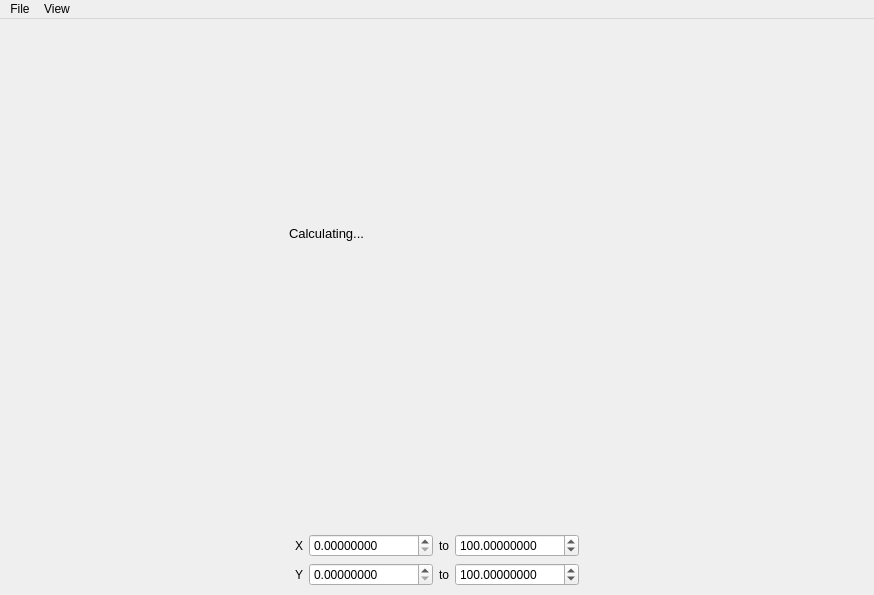
<?xml version="1.0" encoding="UTF-8"?>
<ui version="4.0">
 <class>MainWindow</class>
 <widget class="QMainWindow" name="MainWindow">
  <property name="geometry">
   <rect>
    <x>0</x>
    <y>0</y>
    <width>874</width>
    <height>595</height>
   </rect>
  </property>
  <property name="windowTitle">
   <string>MainWindow</string>
  </property>
  <widget class="QWidget" name="centralwidget">
   <layout class="QVBoxLayout" name="verticalLayout">
    <item>
     <widget class="QWidget" name="graph_container" native="true">
      <property name="sizePolicy">
       <sizepolicy hsizetype="MinimumExpanding" vsizetype="MinimumExpanding">
        <horstretch>0</horstretch>
        <verstretch>0</verstretch>
       </sizepolicy>
      </property>
      <widget class="QLabel" name="loading_label">
       <property name="geometry">
        <rect>
         <x>280</x>
         <y>180</y>
         <width>221</width>
         <height>51</height>
        </rect>
       </property>
       <property name="font">
        <font>
         <pointsize>10</pointsize>
        </font>
       </property>
       <property name="text">
        <string>Calculating...</string>
       </property>
       <property name="textFormat">
        <enum>Qt::PlainText</enum>
       </property>
       <property name="wordWrap">
        <bool>true</bool>
       </property>
      </widget>
     </widget>
    </item>
    <item>
     <layout class="QVBoxLayout" name="verticalLayout_3">
      <property name="sizeConstraint">
       <enum>QLayout::SetNoConstraint</enum>
      </property>
      <item>
       <layout class="QHBoxLayout" name="horizontalLayout">
        <property name="sizeConstraint">
         <enum>QLayout::SetNoConstraint</enum>
        </property>
        <item>
         <spacer name="horizontalSpacer_5">
          <property name="orientation">
           <enum>Qt::Horizontal</enum>
          </property>
          <property name="sizeType">
           <enum>QSizePolicy::MinimumExpanding</enum>
          </property>
          <property name="sizeHint" stdset="0">
           <size>
            <width>10</width>
            <height>20</height>
           </size>
          </property>
         </spacer>
        </item>
        <item>
         <widget class="QLabel" name="x_lbl">
          <property name="font">
           <font>
            <pointsize>9</pointsize>
           </font>
          </property>
          <property name="text">
           <string>X</string>
          </property>
          <property name="alignment">
           <set>Qt::AlignRight|Qt::AlignTrailing|Qt::AlignVCenter</set>
          </property>
         </widget>
        </item>
        <item>
         <widget class="QDoubleSpinBox" name="xmin">
          <property name="sizePolicy">
           <sizepolicy hsizetype="Fixed" vsizetype="Fixed">
            <horstretch>0</horstretch>
            <verstretch>0</verstretch>
           </sizepolicy>
          </property>
          <property name="font">
           <font>
            <pointsize>9</pointsize>
           </font>
          </property>
          <property name="decimals">
           <number>8</number>
          </property>
          <property name="maximum">
           <double>9007199254740992.000000000000000</double>
          </property>
         </widget>
        </item>
        <item>
         <widget class="QLabel" name="label">
          <property name="font">
           <font>
            <pointsize>9</pointsize>
           </font>
          </property>
          <property name="text">
           <string>to</string>
          </property>
         </widget>
        </item>
        <item>
         <widget class="QDoubleSpinBox" name="xmax">
          <property name="sizePolicy">
           <sizepolicy hsizetype="Fixed" vsizetype="Fixed">
            <horstretch>0</horstretch>
            <verstretch>0</verstretch>
           </sizepolicy>
          </property>
          <property name="font">
           <font>
            <pointsize>9</pointsize>
           </font>
          </property>
          <property name="decimals">
           <number>8</number>
          </property>
          <property name="maximum">
           <double>9007199254740992.000000000000000</double>
          </property>
          <property name="value">
           <double>100.000000000000000</double>
          </property>
         </widget>
        </item>
        <item>
         <spacer name="horizontalSpacer_6">
          <property name="orientation">
           <enum>Qt::Horizontal</enum>
          </property>
          <property name="sizeType">
           <enum>QSizePolicy::MinimumExpanding</enum>
          </property>
          <property name="sizeHint" stdset="0">
           <size>
            <width>10</width>
            <height>20</height>
           </size>
          </property>
         </spacer>
        </item>
       </layout>
      </item>
      <item>
       <layout class="QHBoxLayout" name="horizontalLayout_3">
        <property name="sizeConstraint">
         <enum>QLayout::SetNoConstraint</enum>
        </property>
        <item>
         <spacer name="horizontalSpacer_4">
          <property name="orientation">
           <enum>Qt::Horizontal</enum>
          </property>
          <property name="sizeType">
           <enum>QSizePolicy::MinimumExpanding</enum>
          </property>
          <property name="sizeHint" stdset="0">
           <size>
            <width>10</width>
            <height>20</height>
           </size>
          </property>
         </spacer>
        </item>
        <item>
         <widget class="QLabel" name="y_label">
          <property name="font">
           <font>
            <pointsize>9</pointsize>
           </font>
          </property>
          <property name="text">
           <string>Y</string>
          </property>
          <property name="alignment">
           <set>Qt::AlignRight|Qt::AlignTrailing|Qt::AlignVCenter</set>
          </property>
         </widget>
        </item>
        <item>
         <widget class="QDoubleSpinBox" name="ymin_2">
          <property name="sizePolicy">
           <sizepolicy hsizetype="Fixed" vsizetype="Fixed">
            <horstretch>0</horstretch>
            <verstretch>0</verstretch>
           </sizepolicy>
          </property>
          <property name="font">
           <font>
            <pointsize>9</pointsize>
           </font>
          </property>
          <property name="decimals">
           <number>8</number>
          </property>
          <property name="maximum">
           <double>9007199254740992.000000000000000</double>
          </property>
         </widget>
        </item>
        <item>
         <widget class="QLabel" name="label_6">
          <property name="font">
           <font>
            <pointsize>9</pointsize>
           </font>
          </property>
          <property name="text">
           <string>to</string>
          </property>
         </widget>
        </item>
        <item>
         <widget class="QDoubleSpinBox" name="ymax_2">
          <property name="sizePolicy">
           <sizepolicy hsizetype="Fixed" vsizetype="Fixed">
            <horstretch>0</horstretch>
            <verstretch>0</verstretch>
           </sizepolicy>
          </property>
          <property name="font">
           <font>
            <pointsize>9</pointsize>
           </font>
          </property>
          <property name="decimals">
           <number>8</number>
          </property>
          <property name="maximum">
           <double>9007199254740992.000000000000000</double>
          </property>
          <property name="value">
           <double>100.000000000000000</double>
          </property>
         </widget>
        </item>
        <item>
         <spacer name="horizontalSpacer_2">
          <property name="orientation">
           <enum>Qt::Horizontal</enum>
          </property>
          <property name="sizeType">
           <enum>QSizePolicy::MinimumExpanding</enum>
          </property>
          <property name="sizeHint" stdset="0">
           <size>
            <width>10</width>
            <height>20</height>
           </size>
          </property>
         </spacer>
        </item>
       </layout>
      </item>
     </layout>
    </item>
   </layout>
  </widget>
  <widget class="QMenuBar" name="menubar">
   <property name="geometry">
    <rect>
     <x>0</x>
     <y>0</y>
     <width>874</width>
     <height>39</height>
    </rect>
   </property>
   <widget class="QMenu" name="menuViewport">
    <property name="title">
     <string>View</string>
    </property>
    <addaction name="view_fit"/>
   </widget>
   <widget class="QMenu" name="menua">
    <property name="title">
     <string>File</string>
    </property>
    <widget class="QMenu" name="menuSave_as">
     <property name="title">
      <string>Save as&amp;</string>
     </property>
     <addaction name="save_as_csv"/>
     <addaction name="save_as_txt"/>
     <addaction name="save_as_json"/>
    </widget>
    <addaction name="menuSave_as"/>
   </widget>
   <addaction name="menua"/>
   <addaction name="menuViewport"/>
  </widget>
  <action name="view_fit">
   <property name="text">
    <string>Fit</string>
   </property>
  </action>
  <action name="actionExcel_Spreadsheet">
   <property name="text">
    <string>Excel Spreadsheet</string>
   </property>
  </action>
  <action name="save_as_csv">
   <property name="text">
    <string>Excel Spreadsheet (*.csv)</string>
   </property>
  </action>
  <action name="save_as_txt">
   <property name="text">
    <string>Text File (*.txt)</string>
   </property>
  </action>
  <action name="save_as_json">
   <property name="text">
    <string>JSON (*.json)</string>
   </property>
  </action>
 </widget>
 <resources/>
 <connections/>
</ui>
